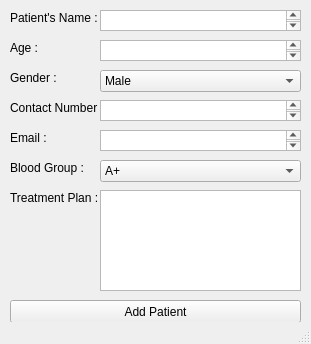
<?xml version="1.0" encoding="UTF-8"?>
<ui version="4.0">
 <class>MainWindow</class>
 <widget class="QMainWindow" name="MainWindow">
  <property name="geometry">
   <rect>
    <x>0</x>
    <y>0</y>
    <width>311</width>
    <height>344</height>
   </rect>
  </property>
  <property name="windowTitle">
   <string>MainWindow</string>
  </property>
  <widget class="QWidget" name="centralwidget">
   <widget class="QLabel" name="label_PatientName">
    <property name="geometry">
     <rect>
      <x>10</x>
      <y>10</y>
      <width>91</width>
      <height>16</height>
     </rect>
    </property>
    <property name="text">
     <string>Patient's Name :</string>
    </property>
   </widget>
   <widget class="QTextEdit" name="textEdit_PatientName">
    <property name="geometry">
     <rect>
      <x>100</x>
      <y>10</y>
      <width>201</width>
      <height>21</height>
     </rect>
    </property>
    <property name="tabletTracking">
     <bool>false</bool>
    </property>
   </widget>
   <widget class="QTextEdit" name="textEdit_Age">
    <property name="geometry">
     <rect>
      <x>100</x>
      <y>40</y>
      <width>201</width>
      <height>21</height>
     </rect>
    </property>
   </widget>
   <widget class="QLabel" name="label_Age">
    <property name="geometry">
     <rect>
      <x>10</x>
      <y>40</y>
      <width>91</width>
      <height>16</height>
     </rect>
    </property>
    <property name="text">
     <string>Age :</string>
    </property>
   </widget>
   <widget class="QLabel" name="label_Gender">
    <property name="geometry">
     <rect>
      <x>10</x>
      <y>70</y>
      <width>91</width>
      <height>16</height>
     </rect>
    </property>
    <property name="text">
     <string>Gender :</string>
    </property>
   </widget>
   <widget class="QTextEdit" name="textEdit_ContactNumber">
    <property name="enabled">
     <bool>true</bool>
    </property>
    <property name="geometry">
     <rect>
      <x>100</x>
      <y>100</y>
      <width>201</width>
      <height>21</height>
     </rect>
    </property>
    <property name="mouseTracking">
     <bool>true</bool>
    </property>
    <property name="acceptDrops">
     <bool>true</bool>
    </property>
    <property name="autoFillBackground">
     <bool>false</bool>
    </property>
    <property name="acceptRichText">
     <bool>true</bool>
    </property>
   </widget>
   <widget class="QLabel" name="label_ContactNumber">
    <property name="geometry">
     <rect>
      <x>10</x>
      <y>100</y>
      <width>91</width>
      <height>16</height>
     </rect>
    </property>
    <property name="text">
     <string>Contact Number :</string>
    </property>
   </widget>
   <widget class="QTextEdit" name="textEdit_Email">
    <property name="geometry">
     <rect>
      <x>100</x>
      <y>130</y>
      <width>201</width>
      <height>21</height>
     </rect>
    </property>
   </widget>
   <widget class="QLabel" name="label_Email">
    <property name="geometry">
     <rect>
      <x>10</x>
      <y>130</y>
      <width>91</width>
      <height>16</height>
     </rect>
    </property>
    <property name="text">
     <string>Email :</string>
    </property>
   </widget>
   <widget class="QLabel" name="label_BloodGroup">
    <property name="geometry">
     <rect>
      <x>10</x>
      <y>160</y>
      <width>91</width>
      <height>16</height>
     </rect>
    </property>
    <property name="text">
     <string>Blood Group :</string>
    </property>
   </widget>
   <widget class="QTextEdit" name="textEdit_TreatmentPlan">
    <property name="geometry">
     <rect>
      <x>100</x>
      <y>190</y>
      <width>201</width>
      <height>101</height>
     </rect>
    </property>
   </widget>
   <widget class="QLabel" name="label_TreatmentPlan">
    <property name="geometry">
     <rect>
      <x>10</x>
      <y>190</y>
      <width>91</width>
      <height>16</height>
     </rect>
    </property>
    <property name="text">
     <string>Treatment Plan :</string>
    </property>
   </widget>
   <widget class="QComboBox" name="comboBox_Gender">
    <property name="geometry">
     <rect>
      <x>100</x>
      <y>70</y>
      <width>201</width>
      <height>22</height>
     </rect>
    </property>
    <item>
     <property name="text">
      <string>Male</string>
     </property>
    </item>
    <item>
     <property name="text">
      <string>Female</string>
     </property>
    </item>
   </widget>
   <widget class="QComboBox" name="comboBox_BloodGroup">
    <property name="geometry">
     <rect>
      <x>100</x>
      <y>160</y>
      <width>201</width>
      <height>22</height>
     </rect>
    </property>
    <item>
     <property name="text">
      <string>A+</string>
     </property>
    </item>
    <item>
     <property name="text">
      <string>A-</string>
     </property>
    </item>
    <item>
     <property name="text">
      <string>B+</string>
     </property>
    </item>
    <item>
     <property name="text">
      <string>B-</string>
     </property>
    </item>
    <item>
     <property name="text">
      <string>AB+</string>
     </property>
    </item>
    <item>
     <property name="text">
      <string>AB-</string>
     </property>
    </item>
    <item>
     <property name="text">
      <string>O+</string>
     </property>
    </item>
    <item>
     <property name="text">
      <string>O-</string>
     </property>
    </item>
   </widget>
   <widget class="QPushButton" name="pushButton_AddPatient">
    <property name="geometry">
     <rect>
      <x>10</x>
      <y>300</y>
      <width>291</width>
      <height>23</height>
     </rect>
    </property>
    <property name="text">
     <string>Add Patient</string>
    </property>
   </widget>
  </widget>
  <widget class="QStatusBar" name="statusbar"/>
 </widget>
 <resources/>
 <connections/>
</ui>
